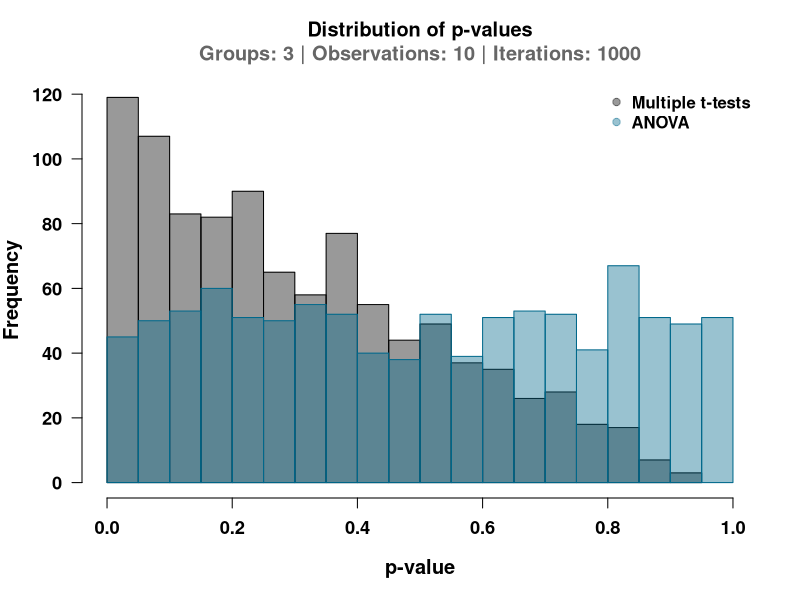

Generate this figure with R: (Note: this script raises an error after producing the figure.)
######################################################################################################
# Display distribution of p-values from multiple t-tests vs. ANOVA
# Author: Matt Grobis
#
# - Purpose: demonstrate flaws in multiple t-test comparisons
# - Requirements: 'scales' package
#
######################################################################################################
# Prerequisite: install 'scales' package if necessary
install.packages('scales')

#####################################################################################################
# The function
# - Summary:
#   o For each of n_groups, draw n_obs from a population that is normally distributed
#      x Because these groups are all drawn from the same distribution, they should not be
#        significantly different (i.e. p > 0.05)
#   o Perform all possible pairwise t-tests and record the lowest p-value
#   o Perform an ANOVA on all groups and record the p-value
#   o Do this n_iter times to form a distribution

false_pos <- function(n_groups = 3, n_obs = 10, n_iter = 1000, figure = T, 
                     verbose = T, pretty = T){
   
   # Create empty variables to store data
   t_test_p_vals <- c()
   anova_p_vals <- c()
   groups <- list()
   
   # Run through the iterations
   for(i in 1:n_iter){
      
      # Create the samples
      for(j in 1:n_groups){
         
         groups[[j]] <- rnorm(n_obs)  # Default mean = 0, SD = 1
         
      }
      
      # Generate all pairwise comparisons
      combinations <- combn(n_groups, 2)
      
      # Run the comparisons
      p_vals <- c()
      
      for(k in 1:ncol(combinations)){
         p_vals[k] <- t.test(groups[[combinations[1, k]]],
                             groups[[combinations[2, k]]])$p.value
         
      }
      
      # Save the lowest p-value 
      t_test_p_vals[i] <- min(p_vals)
      
      # Convert list to data frame for ANOVA
      pops_df <- data.frame("values" = unlist(groups),  
                            "group" = sort(rep(1:n_groups, n_obs)))
      
      # Run the ANOVA and save p-value
      anova_p_vals[i] <- summary(aov(values ~ group, data = pops_df))[[1]][["Pr(>F)"]][1]
      
      # Print % completion every 10 iterations
      if(verbose == T){
         if(i %%10 == 0){
            cat(round(i / n_iter * 100, 2), "% complete \n")
         }
      }
   }
   
   # If figure = T, display it
   if(figure == T){
      
      # Ensure 'scales' library is installed
      try(library(scales), outFile = print("Please install 'scales' library first"))
      
      par(mfrow = c(1,1))
      hist(t_test_p_vals, main = "Distribution of p-values\n", xlab = "p-value", font.lab = 2, 
           font.axis = 2, las = 1, breaks = 25, col = alpha("black", 0.4), xlim = c(0,1), 
           cex.lab = 1.2, cex.axis = 1.1)
      hist(anova_p_vals, main = "ANOVA", add = T, border = "deepskyblue4", breaks = 25,
           col = alpha("deepskyblue4", 0.4))
      title(paste0("\nGroups: ", n_groups, " | Observations: ", n_obs, " | Iterations: ", n_iter),
            col.main = "gray40")
      par(font = 2)
      legend("topright", bty = 'n', pch = 19, c("Multiple t-tests", "ANOVA"),
             col = c(alpha("black", 0.4), alpha("deepskyblue4", 0.4)))
      
   }
   
   # Save summary stats of t-tests vs. ANOVAs otherwise
   if(pretty == T){
      
      # Display probability of false positives
      cat("\n")
      cat("% iterations below p = 0.05:\nt-tests: ", 
          round(sum(t_test_p_vals < 0.05) / n_iter, 3) * 100, " | ANOVA: ",
          round(sum(anova_p_vals < 0.05) / n_iter, 3) * 100)
      cat("\n\n")
   }
   
   if(pretty == F){
      df <- data.frame("t-tests" = sum(t_test_p_vals < 0.05) / n_iter,
                       "ANOVA" = sum(anova_p_vals < 0.05) / n_iter)
      
      dists <- data.frame("stat" = names(summary(t_test_p_vals)),
                          "t-test" = as.vector(summary(t_test_p_vals)),
                          "ANOVA" = as.vector(summary(anova_p_vals)))
      
      L <- list(df, dists)
      names(L) <- c("Prop_iter_p<0.05", "Full")
      
      cat("\n")
      return(L)
      
   }
   
}

######################################################################################################
# Demo

# Defaults
false_pos()

# 100x n_obs: negligible decrease in false positive rate
false_pos(n_obs = 1000, n_pop = 3)

# 3x n_pop: ~3x increase in false positive rate
false_pos(n_pop = 6, n_obs = 10)

# Competing effects: n_pop wins
false_pos(n_pop = 6, n_obs = 1000)

####################################################################################################
# Parameter scan

# Set values of interest for n_obs and n_groups
range_n_obs <- c(2, 5, 50, 100, 250, 500, 1000, 2500, 5000)
range_n_groups <- 3:10

# Create empty matrices to store t-test and ANOVA p-values
t_test_vals <- anova_vals <- matrix(NA, nrow = length(range_n_groups), ncol = length(range_n_obs))

# Label the rows and columns
rownames(t_test_vals3) <- rownames(anova_vals3) <- range_n_groups3
colnames(t_test_vals3) <- colnames(anova_vals3) <- range_n_obs3

#-------------------------------------------------------------------------------------------
# For each number of groups
for(i in 1:length(range_n_groups)){
   
   # For each number of observations
   for(j in 1:length(range_n_obs)){
      
      # Print the values we're running
      cat("Processing: N groups =", range_n_groups[i], "| N observations =", range_n_obs[j])
      
      # Run the comparison
      values <- false_pos(n_groups = range_n_groups[i], n_obs = range_n_obs[j], 
                          verbose = F, figure = F, pretty = F)[['Prop_iter_p<0.05']]
      
      # Save the values
      t_test_vals[i, j] <- values$t.tests
      anova_vals[i, j] <- values$ANOVA
      
   }
   
}

#---------------------------------------------------------------------------------------------
#Now actually plot it
library(lattice)
library(RColorBrewer)
library(gridExtra)

# Set up color gradient with 10000 values between 0.0 and 0.7
# - Set bias in colorRampPalette so green values are below 0.05
breaks <- seq(0, 0.7, by=0.0001)
cols <- colorRampPalette(c("forestgreen", "yellow", "orange", 
                           "red", "brown", "black"), bias = 1.4)(length(breaks)-1)

# Save plots as variables
p1 <- levelplot(t_test_vals, at = breaks, col.regions = cols, xlab = " ", ylab = " ",
                main = "t-tests")

p2 <- levelplot(anova_vals, at=breaks, col.regions=cols, xlab = " ", ylab = " ",
                main = "ANOVA")

# Plot side-by-side comparison
grid.arrange(p1, p2, ncol = 2, 
             top = textGrob("Probability of false positive", 
                            gp = gpar(fontsize = 28, font = 2)),
             bottom = textGrob("Number of groups\n",
                               gp = gpar(fontsize = 16, font = 2)),
             left = textGrob("\nSample size",
                             gp = gpar(fontsize = 16, font = 2), rot = 90))
